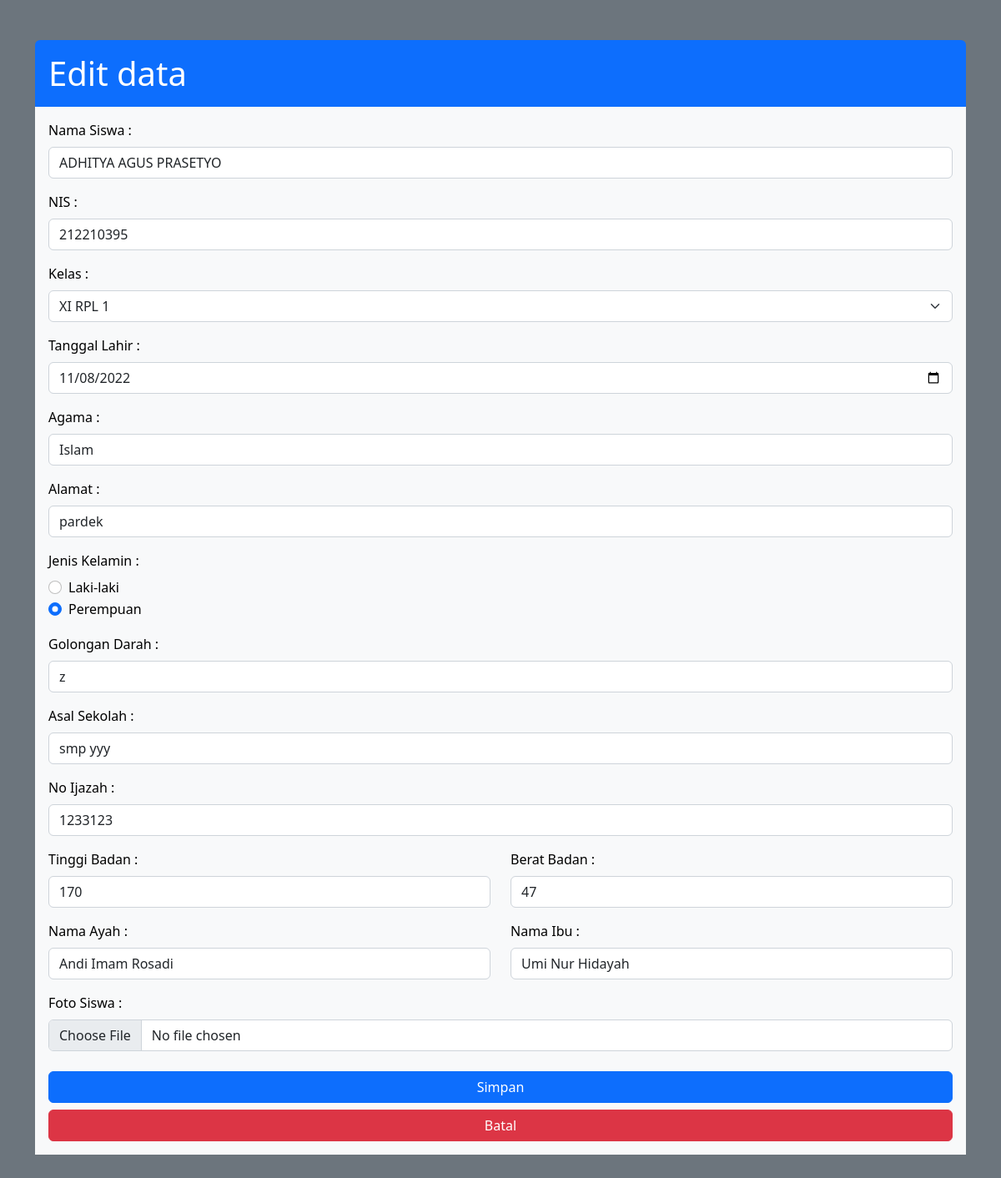
/admin/_datasiswa/editsiswa.php?kodeSiswa=1 (signed in), run on the app's committed database.
### tables this page shows
CREATE TABLE `siswa` (
  `kodeSiswa` int(3) NOT NULL,
  `namaSiswa` varchar(60) NOT NULL,
  `nis` int(9) NOT NULL,
  `kodeKelas` int(3) NOT NULL,
  `ttl` varchar(60) NOT NULL,
  `agama` varchar(10) NOT NULL,
  `alamat` text NOT NULL,
  `jenisKelamin` varchar(10) NOT NULL,
  `foto` text NOT NULL,
  `golDarah` varchar(2) NOT NULL,
  `asalSekolah` varchar(60) NOT NULL,
  `noIjazah` varchar(60) NOT NULL,
  `tb` int(3) NOT NULL,
  `bb` int(3) NOT NULL,
  `namaAyah` varchar(60) NOT NULL,
  `namaIbu` varchar(60) NOT NULL
);

### admin/_datasiswa/editsiswa.php (the view, shortened to what this page needs)
<?php
include '../../koneksi.php';
$siswa = mysqli_query($db, "SELECT * FROM siswa WHERE kodeSiswa='$_GET[kodeSiswa]'");
$datasiswa = mysqli_fetch_array($siswa);
$query1 = "SELECT * FROM  kelas";
$result1 = mysqli_query($db, $query1);
?>
<!DOCTYPE html>
<html lang="en">
<head>
    <link rel="stylesheet" type="text/css" href="../../css/bootstrap.min.css">
</head>
<body class="bg-secondary">
<div class="container mt-5 mb-5">
    <h1 class="text-white bg-primary p-3 m-0 rounded-top">Edit data</h1>
    <form action="" method="post" enctype="multipart/form-data" class="text-black bg-light p-3">
        <div class="mb-3">
            <label for="namaSiswa" class="form-label">Nama Siswa :</label>
            <input type="text" class="form-control" name="namaSiswa" id="namaSiswa" value="<?= $datasiswa["namaSiswa"]; ?>" placeholder="Masukkan nama siswa" required  >
        </div>
        <div class="mb-3">
            <label for="nis" class="form-label">NIS :</label>
            <input type="text" class="form-control" name="nis" id="nis" value="<?= $datasiswa["nis"]; ?>" placeholder="Maasukkan NIS" >
        </div>
        <div class="mb-3">
            <label for="kodeKelas" class="form-label">Kelas :</label>
            <select class="form-select" aria-label="Default select example" name="kodeKelas" id="kodeKelas">
                <?php while ($row1 = mysqli_fetch_array($result1)) : ?>
                    <option value="<?php echo $row1[0]; ?>"><?php echo $row1[1]; ?></option>
                <?php endwhile; ?>
            </select>
        </div>
        <div class="mb-3">
            <label for="ttl" class="form-label">Tanggal Lahir :</label>
            <input type="date" class="form-control" name="ttl" id="ttl" value="<?= $datasiswa["ttl"]; ?>" placeholder="Masukkan tempat, tanggal lahir">
        </div>
        <div class="mb-3">
            <label for="agama" class="form-label">Agama :</label>
            <input type="text" class="form-control" name="agama" id="agama" value="<?= $datasiswa["agama"]; ?>" placeholder="Masukkan agama">
        </div>
        <div class="mb-3">
            <label for="alamat" class="form-label">Alamat :</label>
            <input type="text" class="form-control" name="alamat" id="alamat" value="<?= $datasiswa["alamat"]; ?>" placeholder="Masukkan alamat">
        </div>
        <label for="jenisKelamin" class="form-label" value="<?= $datasiswa["jenisKelamin"]; ?>">Jenis Kelamin :</label>
            <div class="form-check">
                <input class="form-check-input" type="radio" name="jenisKelamin" id="jenisKelamin" value="<?= $datasiswa["jenisKelamin"]; ?>" checked="<?= $datasiswa["jenisKelamin"]; ?>">
                <label class="form-check-label" for="lakiLaki">
                    Laki-laki
                </label>
            </div>
            <div class="form-check">
                <input class="form-check-input" type="radio" name="jenisKelamin" id="jenisKelamin" value="<?= $datasiswa["jenisKelamin"]; ?>" checked="<?= $datasiswa["jenisKelamin"]; ?>">
                <label class="form-check-label mb-3" for="Perempuan">
                    Perempuan
                </label>
            </div>
        <div class="mb-3">
            <label for="golDarah" class="form-label">Golongan Darah :</label>
            <input type="text" class="form-control" name="golDarah" id="golDarah" value="<?= $datasiswa["golDarah"]; ?>" placeholder="Masukkan golongan darah">
        </div>
        <div class="mb-3">
            <label for="asalSekolah" class="form-label">Asal Sekolah : </label>
            <input type="text" class="form-control" name="asalSekolah" id="asalSekolah" value="<?= $datasiswa["asalSekolah"]; ?>" placeholder="Masukkan asal sekolah">
        </div>
        <div class="mb-3">
            <label for="noIjazah" class="form-label">No Ijazah :</label>
            <input type="text" class="form-control" name="noIjazah" id="noIjazah" value="<?= $datasiswa["noIjazah"]; ?>" placeholder="Masukkan no ijazah">
        </div>
        <div class="row mb-3">
            <div class="col">
                <label for="tb" class="form-label">Tinggi Badan :</label>
                <input type="text" class="form-control" name="tb" id="tb" value="<?= $datasiswa["tb"]; ?>" placeholder="Massukan tinggi badan" aria-label="tb">
            </div>
            <div class="col">
                <label for="bb" class="form-label">Berat Badan :</label>
                <input type="text" class="form-control" name="bb" id="bb" value="<?= $datasiswa["bb"]; ?>" placeholder="Masukkan berat badan" aria-label="bb">
            </div>
        </div>
        <div class="row mb-3">
            <div class="col">
                <label for="namaAyah" class="form-label">Nama Ayah :</label>
                <input type="text" class="form-control" name="namaAyah" id="namaAyah" value="<?= $datasiswa["namaAyah"]; ?>" placeholder="" aria-label="namaAyah">
            </div>
            <div class="col">
                <label for="namaIbu" class="form-label">Nama Ibu :</label>
                <input type="text" class="form-control" name="namaIbu" id="namaIbu" value="<?= $datasiswa["namaIbu"]; ?>" placeholder="" aria-label="namaIbu">
            </div>
        </div>
        <div class="mb-0">
            <label for="fotoGuru" class="form-label">Foto Siswa :</label>
        </div>
        <div class="mb-4">
            <input class="form-control" type="file" name="foto" id="foto" value="">
        </div>
        <div class="d-grid gap-2 mb-2">
            <button class="btn btn-primary" type="submit" name="submit" id="submit">Simpan</button>
        </div>
        <div class="d-grid gap-2">
        <a class="btn btn-danger" type="button" href="datasiswa.php">Batal</a>
        </div>
    </form>
</div>
</body>
</html>

### data on the page
siswa: namaSiswa "ADHITYA AGUS PRASETYO", nis "212210395", ttl "11/08/2022", agama "Islam", alamat "pardek", golDarah "z", asalSekolah "smp yyy", noIjazah "1233123", tb "170", bb "47", namaAyah "Andi Imam Rosadi", namaIbu "Umi Nur Hidayah"

### other printed values
form field kodeKelas "XI RPL 1"
